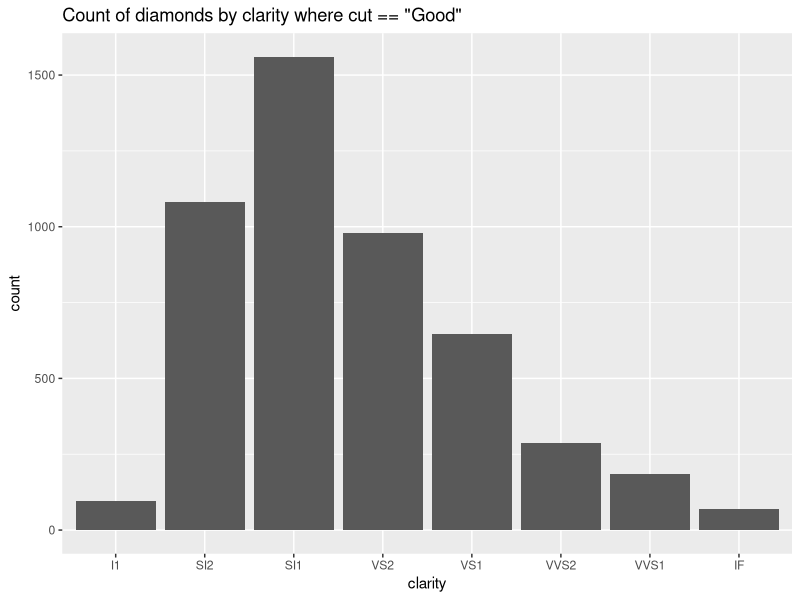
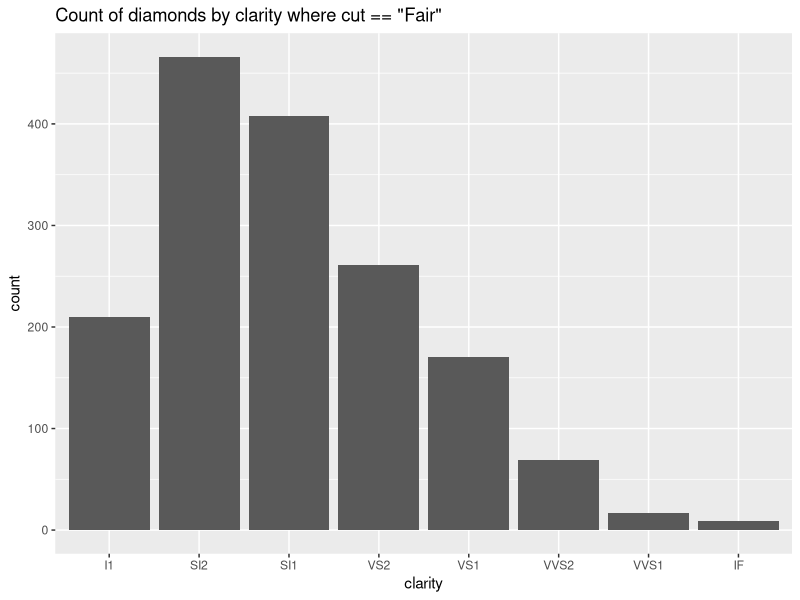
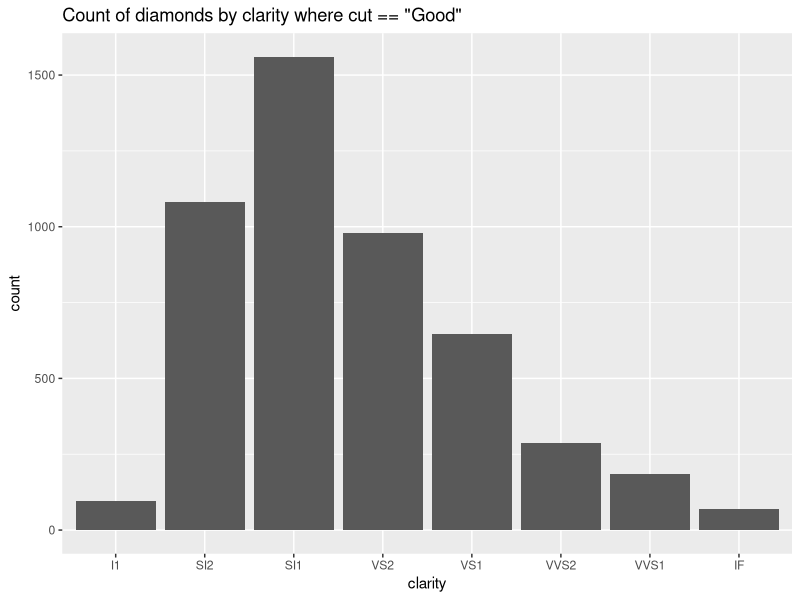
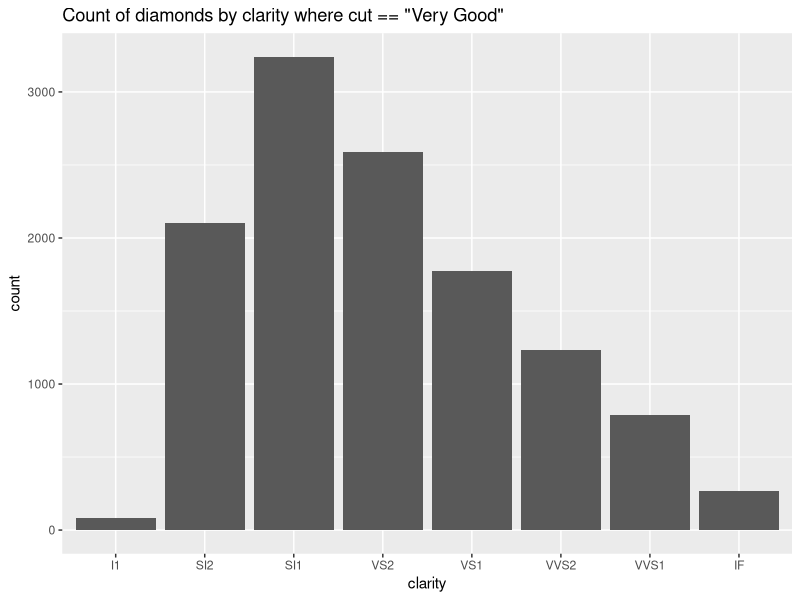
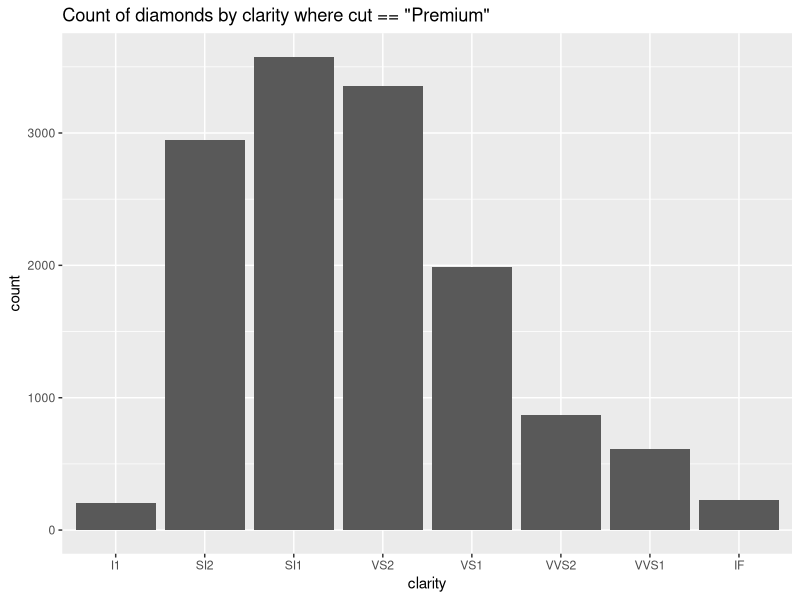
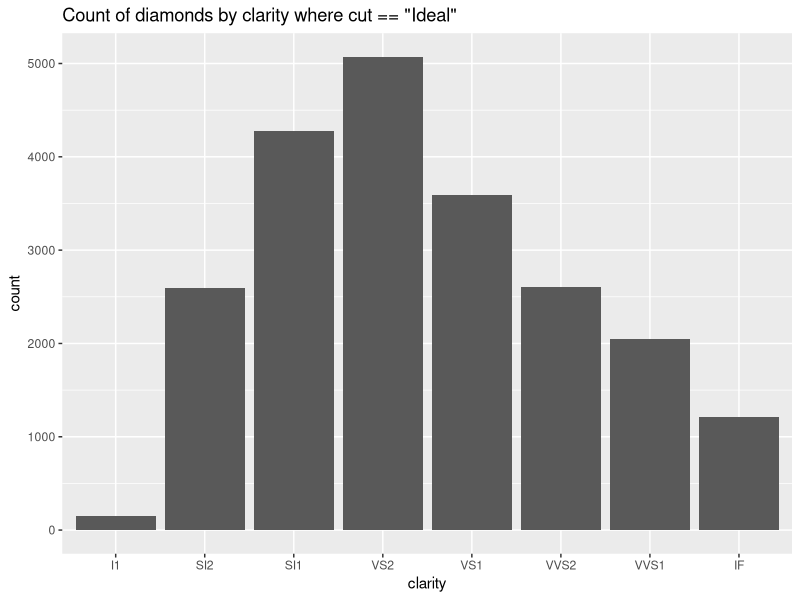

These charts were generated, in order, by the following R code: (Note: this script raises an error after producing the figures.)
suppressPackageStartupMessages(library(tidyverse))
# conditional bars function from R4DS
# see <https://r4ds.hadley.nz/functions.html#combining-with-other-tidyverse>
conditional_bars <- function(df, condition, var) {
  df |>
    filter({{ condition }}) |>
    ggplot(aes(x = {{ var }})) +
    geom_bar() +
    ggtitle(rlang::englue("Count of diamonds by {{var}} where {{condition}}"))
}

# test run with one to make sure it works
diamonds |> conditional_bars(cut == "Good", clarity)

cuts <- levels(diamonds$cut)

# make the plots
plots <- map(cuts, \(x) conditional_bars(df = diamonds, cut == {{ x }}, clarity))

# make the file names
# make the folder to put them it (if exists, {fs} does nothing)
fs::dir_create("plots")
plot_paths <- here::here("plots", str_glue("{tolower(cuts)}_clarity.png"))

# use walk to save the plots
walk2(
  plot_paths,
  plots,
  \(path, plot) ggsave(path, plot, width = 6, height = 6)
)

# let's see what's in the plots folder using `fs::dir_tree()`
fs::dir_tree("plots")

# if you prefer, you can keep this info in a data frame
cut_plots <- tibble::tibble(
  cuts = cuts,
  plots = plots,
  paths = plot_paths
)
# your walk2 function, above, would then use
# `cut_plots$paths`, and `cut_plots$plots` for the arguments

# for more info, see the saving plots section of the iteration ch in R4DS
# src: <https://r4ds.hadley.nz/iteration.html#saving-plots>

# to delete all the plots, you can use `walk()` with `fs::file_delete()`
walk(plot_paths, fs::file_delete)
